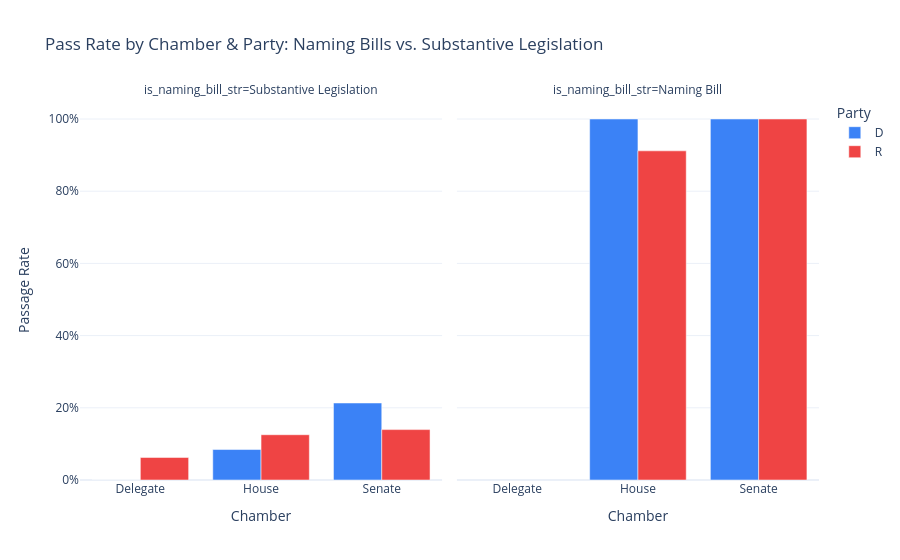

The notebook cell saved with this chart:
### Markdown cell above
## 1. Are "naming bills" inflating Congress's productivity stats?

Post office renaming bills ("To designate the facility of the United States Postal Service located at...") are non-controversial and bipartisan by nature. They pass at a staggering rate. If we strip them out, the story of Congressional productivity completely changes.

### Code cell
naming_stats = df.groupby(['sponsor_chamber', 'sponsor_party', 'is_naming_bill_str'])['passed'].agg(['mean', 'count']).reset_index()
# Filter for major parties and reasonable sample sizes
naming_stats = naming_stats[naming_stats['sponsor_party'].isin(['D', 'R'])]

fig = px.bar(
    naming_stats,
    x='sponsor_chamber',
    y='mean',
    color='sponsor_party',
    facet_col='is_naming_bill_str',
    barmode='group',
    title="Pass Rate by Chamber & Party: Naming Bills vs. Substantive Legislation",
    labels={"mean": "Passage Rate", "sponsor_chamber": "Chamber", "sponsor_party": "Party"},
    color_discrete_map={"D": "#3b82f6", "R": "#ef4444"}
)
fig.update_layout(yaxis_tickformat='.0%')
fig.show()

### Figure 1 — Plotly figure (JSON) as saved in the notebook; plotly's stock layout.template omitted (floating-point values rounded to 4 significant figures)
{"data": [{"alignmentgroup": "True", "hovertemplate": "Party=D<br>is_naming_bill_str=Substantive Legislation<br>Chamber=%{x}<br>Passage Rate=%{y}<extra></extra>", "legendgroup": "D", "marker": {"color": "#3b82f6", "pattern": {"shape": ""}}, "name": "D", "offsetgroup": "D", "orientation": "v", "showlegend": true, "textposition": "auto", "type": "bar", "x": ["Delegate", "House", "Senate"], "xaxis": "x", "y": [0.0, 0.08442, 0.2133], "yaxis": "y"}, {"alignmentgroup": "True", "hovertemplate": "Party=D<br>is_naming_bill_str=Naming Bill<br>Chamber=%{x}<br>Passage Rate=%{y}<extra></extra>", "legendgroup": "D", "marker": {"color": "#3b82f6", "pattern": {"shape": ""}}, "name": "D", "offsetgroup": "D", "orientation": "v", "showlegend": false, "textposition": "auto", "type": "bar", "x": ["House", "Senate"], "xaxis": "x2", "y": [1.0, 1.0], "yaxis": "y2"}, {"alignmentgroup": "True", "hovertemplate": "Party=R<br>is_naming_bill_str=Substantive Legislation<br>Chamber=%{x}<br>Passage Rate=%{y}<extra></extra>", "legendgroup": "R", "marker": {"color": "#ef4444", "pattern": {"shape": ""}}, "name": "R", "offsetgroup": "R", "orientation": "v", "showlegend": true, "textposition": "auto", "type": "bar", "x": ["Delegate", "House", "Senate"], "xaxis": "x", "y": [0.0625, 0.1254, 0.1396], "yaxis": "y"}, {"alignmentgroup": "True", "hovertemplate": "Party=R<br>is_naming_bill_str=Naming Bill<br>Chamber=%{x}<br>Passage Rate=%{y}<extra></extra>", "legendgroup": "R", "marker": {"color": "#ef4444", "pattern": {"shape": ""}}, "name": "R", "offsetgroup": "R", "orientation": "v", "showlegend": false, "textposition": "auto", "type": "bar", "x": ["House", "Senate"], "xaxis": "x2", "y": [0.9118, 1.0], "yaxis": "y2"}], "layout": {"annotations": [{"font": {}, "showarrow": false, "text": "is_naming_bill_str=Substantive Legislation", "x": 0.245, "xanchor": "center", "xref": "paper", "y": 1, "yanchor": "bottom", "yref": "paper"}, {"font": {}, "showarrow": false, "text": "is_naming_bill_str=Naming Bill", "x": 0.755, "xanchor": "center", "xref": "paper", "y": 1, "yanchor": "bottom", "yref": "paper"}], "barmode": "group", "legend": {"title": {"text": "Party"}, "tracegroupgap": 0}, "title": {"text": "Pass Rate by Chamber & Party: Naming Bills vs. Substantive Legislation"}, "xaxis": {"anchor": "y", "domain": [0, 0.49], "title": {"text": "Chamber"}}, "xaxis2": {"anchor": "y2", "domain": [0.51, 1], "matches": "x", "title": {"text": "Chamber"}}, "yaxis": {"anchor": "x", "domain": [0, 1], "tickformat": ".0%", "title": {"text": "Passage Rate"}}, "yaxis2": {"anchor": "x2", "domain": [0, 1], "matches": "y", "showticklabels": false}}}
